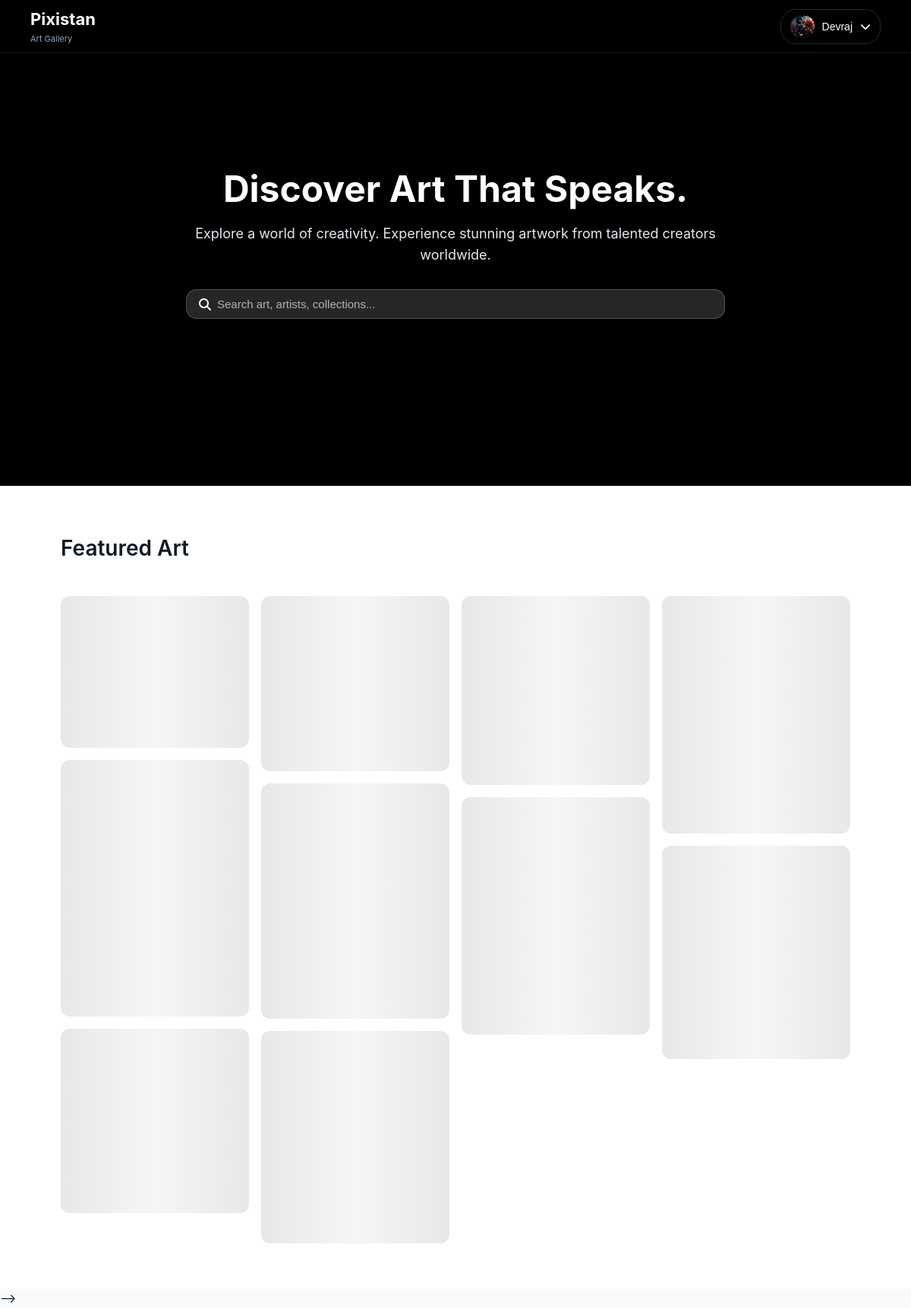
/ (signed in), run on the app's committed database.
### tables this page shows
CREATE TABLE users (
    id INTEGER PRIMARY KEY AUTOINCREMENT,
    username TEXT NOT NULL UNIQUE,
    password TEXT NOT NULL
, profile_pic TEXT, email TEXT, reset_token TEXT, reset_token_expiry INTEGER);

### app.py (the view)
@app.route("/")
def index():
    conn = get_db_connection()
    artworks = conn.execute("SELECT * FROM artworks").fetchall()
    conn.close()
    return render_template("index.html", artworks=artworks)

### app.py (called while the page is built)
def get_db_connection():
    conn = sqlite3.connect("gallery.db", timeout=5)
    conn.row_factory = sqlite3.Row
    return conn

@app.context_processor
def inject_user():
    if "user_id" in session:
        conn = get_db_connection()
        user = conn.execute(
            "SELECT * FROM users WHERE id = ?",
            (session["user_id"],)
        ).fetchone()
        return dict(user=user)
    return dict(user=None)

### templates/index.html (shortened to what this page needs)
{% extends "layout.html" %}
 {% block content %}
<div class="backdrop">
  <section class="hero">
    <div class="hero-overlay"></div>
    <div class="hero-content">
      <h1>Discover Art That Speaks.</h1>
      <p>
        Explore a world of creativity. Experience stunning
        artwork from talented creators worldwide.
      </p>
      <form action="{{ url_for('search') }}" method="GET" class="search-box">
        <div class="search-box glass">
          <div class="search-input">
            <i class="fa-solid fa-magnifying-glass"></i>
            <input type="text"
              name="q"
              placeholder="Search art, artists, collections..."
              value="{{ request.args.get('q', '') }}"
              autocomplete="off"
              required
              />
          </div>
        </div>
      </form>
    </div>
  </section>
  <section class="gallery">
    <h2 class="gallery-title">Featured Art</h2>
    <div class="masonry-grid" id="feedGrid"></div>
  </section>
</div>
{% endblock %}

### templates/layout.html (shortened to what this page needs)
<!doctype html>
<html lang="en">
  <head>
    <link
      rel="stylesheet"
      href="https://cdnjs.cloudflare.com/ajax/libs/font-awesome/6.5.1/css/all.min.css"
    />
    <link
      href="{{ url_for('static', filename='css/style.css') }}"
      rel="stylesheet"
    />
  </head>
  <body>
    <nav class="navbar">
      <div class="nav-left">
        <a href="/"><div class="logo">Pixistan <span>Art Gallery</span></div></a>
      </div>
      <div class="nav-right">
        {% if session.get("user_id") %}
        <div class="user-menu-wrapper">
          <button class="user-btn" id="userBtn">
            {% if user and user['profile_pic'] %}
            <img
              src="{{ url_for('static', filename='uploads/' ~ user['profile_pic']) }}"
             class="avatar" />
            {% else %}
            <img src="/static/uploads/pf.png" class="avatar" />
            {% endif %}
            <span>{{ session.get("username") }}</span>
            <i class="fa-solid fa-chevron-down"></i>
          </button>
        </div>
        {% else %}
        <a href="/login" class="btn-outline">Login</a>
        <a href="/register" class="btn-primary">Join</a>
        {% endif %}
      </div>
    </nav>
    <main>{% block content %}{% endblock %}</main>
  </body>
</html>

### static/css/style.css (style rules this page uses)
*, *::before, *::after { box-sizing: border-box; margin: 0; padding: 0; }
body { font-family: -apple-system, BlinkMacSystemFont, "Segoe UI", Roboto, Arial, sans-serif; color: #111827; background: #f9fafb; line-height: 1.6; }
.navbar { position: fixed; top: 0; left: 0; width: 100%; height: 70px; display: flex; justify-content: space-between; align-items: center; padding: 0 40px; z-index: 1000; background: black; border-bottom: 1px solid rgba(255, 255, 255, 0.1); }
a { text-decoration: none; }
.logo { font-size: 22px; font-weight: 700; color: #ffffff; text-decoration: none; }
.logo span { display: block; font-size: 11px; font-weight: 400; color: #94a3b8; }
.nav-right { display: flex; align-items: center; gap: 15px; }
.user-btn { display: flex; align-items: center; gap: 10px; background: transparent; border: 1px solid rgba(255, 255, 255, 0.15); padding: 6px 12px; border-radius: 20px; font-size: 14px; color: #ffffff; cursor: pointer; transition: background 0.2s ease; }
.avatar { width: 32px; height: 32px; border-radius: 50%; object-fit: cover; flex-shrink: 0; }
.user-menu-wrapper { position: relative; }
.hero { position: relative; height: 80vh; max-width: 100%; background: black; display: flex; align-items: center; justify-content: center; text-align: center; overflow: hidden; }
.hero-overlay { position: absolute; inset: 0; background: linear-gradient(to bottom, rgba(0, 0, 0, 0.5), rgba(0, 0, 0, 0.75)); }
.hero-content { position: relative; z-index: 1; color: #ffffff; max-width: 750px; padding: 20px; animation: fadeIn 0.8s ease; }
.hero-content h1 { font-size: 48px; font-weight: 700; line-height: 1.2; margin-bottom: 16px; }
.hero-content p { font-size: 18px; color: #e2e8f0; margin-bottom: 30px; }
.glass { backdrop-filter: blur(12px); -webkit-backdrop-filter: blur(12px); background: rgba(255, 255, 255, 0.15); border: 1px solid rgba(255, 255, 255, 0.2); }
.search-box.glass { display: flex; align-items: center; gap: 10px; padding: 10px 16px; border-radius: 14px; }
.search-input { display: flex; justify-content: center; align-items: center; }
.search-input input { width: 40rem; margin-left: 0.5rem; }
.search-box.glass input { background: transparent; border: none; outline: none; color: #ffffff; font-size: 15px; }
.search-box.glass input::placeholder { color: rgba(255, 255, 255, 0.65); }
.gallery { padding: 60px 80px; background: #ffffff; }
.gallery-title { font-size: 28px; font-weight: 600; margin-bottom: 40px; }
.masonry-grid { column-count: 4; column-gap: 16px; }
#feedGrid { min-height: 100vh; }
@media (max-width: 1200px) { .masonry-grid { column-count: 4; } }

### data on the page
users: profile_pic (picture), get "Devraj"
